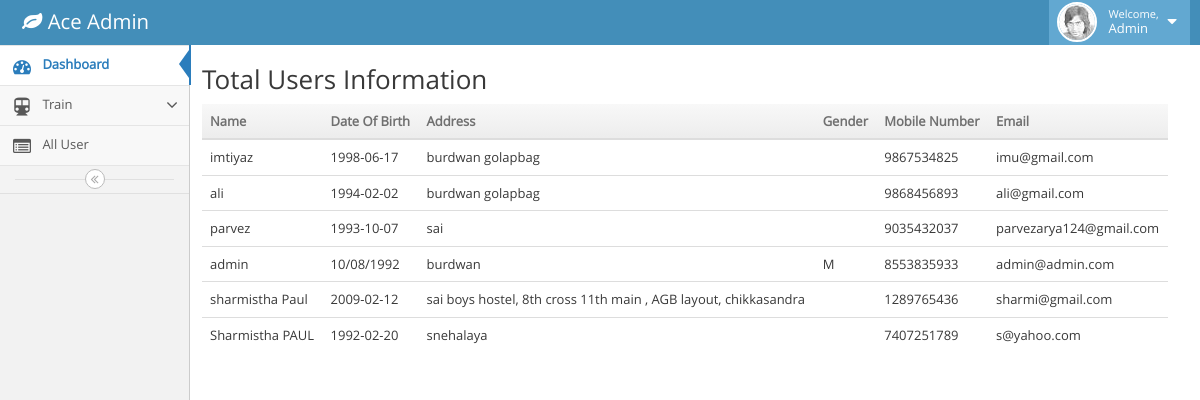
The app's page /admin/alluser.php with its own data.
### tables this page shows
CREATE TABLE `users` (
  `id` int(11) NOT NULL,
  `name` varchar(20) NOT NULL,
  `pass` varchar(30) NOT NULL,
  `dob` varchar(20) NOT NULL,
  `address` text NOT NULL,
  `mno` varchar(20) NOT NULL,
  `email` varchar(50) NOT NULL,
  `gn` varchar(10) NOT NULL
);

### admin/alluser.php (the view, shortened to what this page needs)
<?php
$querie=mysql_query("select * from users");
?>
<!DOCTYPE html>
<html lang="en">
  <head>
    <link rel="stylesheet" href="assets/css/bootstrap.min.css" />
    <link rel="stylesheet" href="assets/font-awesome/4.5.0/css/font-awesome.min.css" />
    <link rel="stylesheet" href="assets/css/jquery-ui.custom.min.css" />
    <link rel="stylesheet" href="assets/css/chosen.min.css" />
    <link rel="stylesheet" href="assets/css/bootstrap-datepicker3.min.css" />
    <link rel="stylesheet" href="assets/css/bootstrap-timepicker.min.css" />
    <link rel="stylesheet" href="assets/css/daterangepicker.min.css" />
    <link rel="stylesheet" href="assets/css/bootstrap-datetimepicker.min.css" />
    <link rel="stylesheet" href="assets/css/bootstrap-colorpicker.min.css" />
    <link rel="stylesheet" href="assets/css/ace.min.css" class="ace-main-stylesheet" id="main-ace-style" />
    <link rel="stylesheet" href="assets/css/ace-skins.min.css" />
    <link rel="stylesheet" href="assets/css/ace-rtl.min.css" />
  </head>
  <body class="no-skin">
    <div id="navbar" class="navbar navbar-default          ace-save-state">
      <div class="navbar-container ace-save-state" id="navbar-container">
        <div class="navbar-header pull-left">
          <a href="index.html" class="navbar-brand">
            <small>
              <i class="fa fa-leaf"></i>
              Ace Admin
            </small>
          </a>
        </div>
        <div class="navbar-buttons navbar-header pull-right" role="navigation">
          <ul class="nav ace-nav">
            <li class="light-blue dropdown-modal">
              <a data-toggle="dropdown" href="#" class="dropdown-toggle">
                <img class="nav-user-photo" src="assets/images/avatars/user.jpg" alt="Jason's Photo" />
                <span class="user-info">
                  <small>Welcome,</small>
                  Admin
                </span>
                <i class="ace-icon fa fa-caret-down"></i>
              </a>
            </li>
          </ul>
        </div>
      </div>
    </div>
    <div class="main-container ace-save-state" id="main-container">
      <div id="sidebar" class="sidebar                  responsive                    ace-save-state">
        <ul class="nav nav-list">
          <li class="active">
            <a href="index.php">
              <i class="menu-icon fa fa-tachometer"></i>
              <span class="menu-text"> Dashboard </span>
            </a>
          </li>
          <li class="">
            <a href="#" class="dropdown-toggle">
              <i class="menu-icon fa fa-subway"></i>
              <span class="menu-text"> Train </span>
              <b class="arrow fa fa-angle-down"></b>
            </a>
          </li>
          <li class="">
            <a href="alluser.php">
              <i class="menu-icon fa fa-list-alt"></i>
              <span class="menu-text"> All User </span>
            </a>
          </li>
        </ul>
        <div class="sidebar-toggle sidebar-collapse" id="sidebar-collapse">
          <i id="sidebar-toggle-icon" class="ace-icon fa fa-angle-double-left ace-save-state" data-icon1="ace-icon fa fa-angle-double-left" data-icon2="ace-icon fa fa-angle-double-right"></i>
        </div>
      </div>
      <div class="container">
      <div class="row">
      	<div class="col-md-10">
      		<h2>Total Users Information</h2>
  </div>
  <div class="row" >
  <div class="col-md-10">
  <table class="table table-hover">
    <thead>
      <tr>
        <th>Name</th>
        <th>Date Of Birth</th>
        <th>Address</th>
        <th>Gender</th>
        <th>Mobile Number</th>
        <th>Email</th>
      </tr>
    </thead>
    <tbody>
      <tr>
      <?php
      while ($fetch=mysql_fetch_array($querie)) {
      ?>
        <td><?php echo $fetch['name']; ?></td>
        <td><?php echo $fetch['dob']; ?></td>
        <td><?php echo $fetch['address']; ?></td>
        <td><?php echo $fetch['gn']; ?></td>
        <td><?php echo $fetch['mno']; ?></td>
        <td><?php echo $fetch['email']; ?></td>
      </tr>
      <?php
    }
      ?>
      </tbody>
      </table>
      	</div>
      </div>
  </body>
</html>

### records on screen
users: name "imtiyaz", dob "1998-06-17", address "burdwan golapbag", mno "9867534825", email "imu@gmail.com"
users: name "ali", dob "1994-02-02", address "burdwan golapbag", mno "9868456893", email "ali@gmail.com"
users: name "parvez", dob "1993-10-07", address "sai", mno "9035432037", email "parvezarya124@gmail.com"
users: name "admin", dob "10/08/1992", address "burdwan", gn "M", mno "8553835933", email "admin@admin.com"
users: name "sharmistha Paul", dob "2009-02-12", address "sai boys hostel, 8th cross 11th main , AGB layout, chikkasandra", mno "1289765436", email "sharmi@gmail.com"
users: name "Sharmistha PAUL", dob "1992-02-20", address "snehalaya", mno "7407251789", email "s@yahoo.com"
